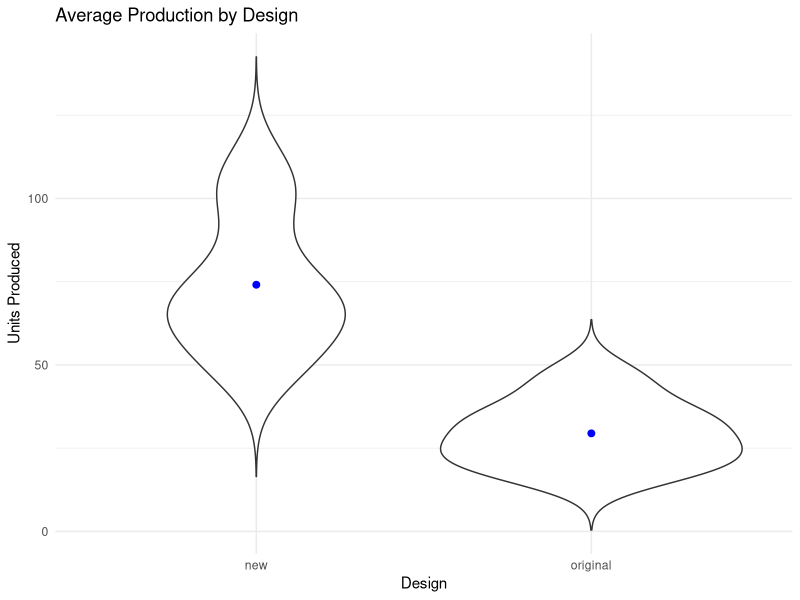
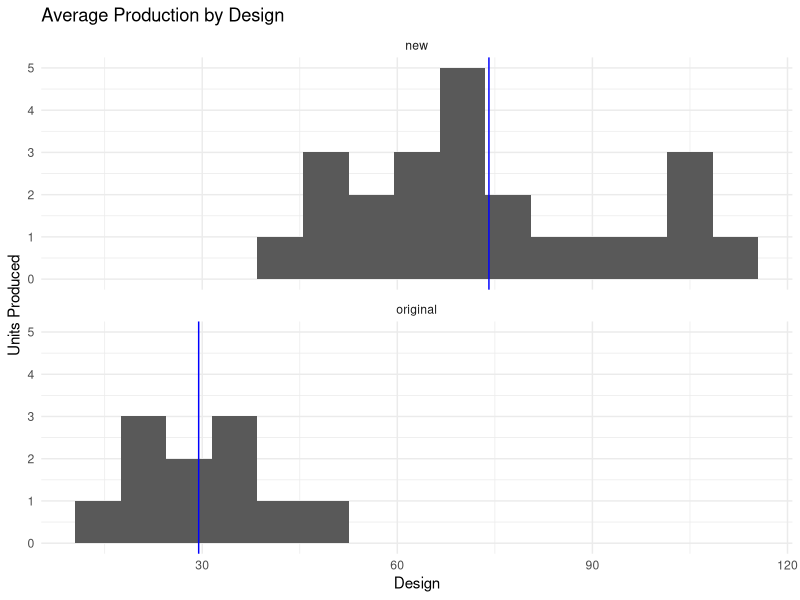
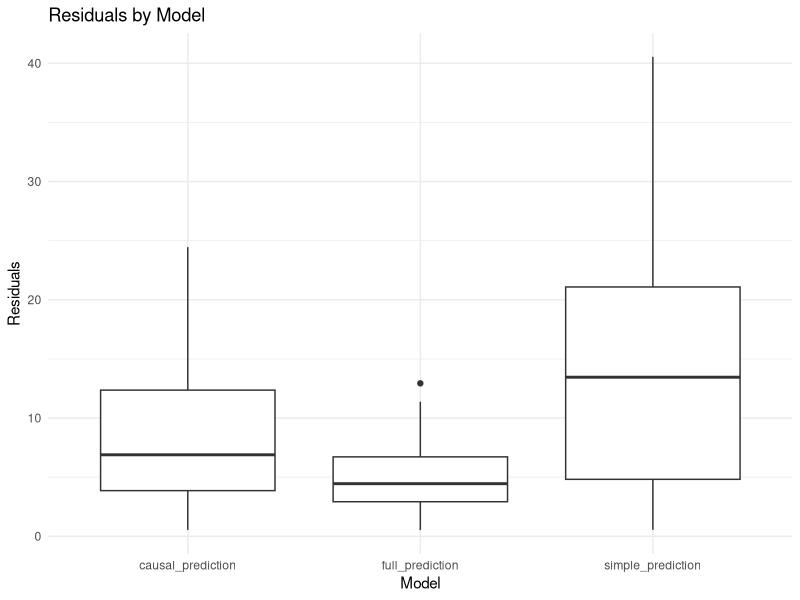

Reproduce these figures in R, in order.
## ---- chunk 1
library(tidyverse)
## ---- chunk 2
#| echo: false
rules_of_the_universe <- function(n, ate){
  # 40% of manufacturing teams are "highly skilled"
  tech_skill <- rbinom(n, 1, 0.4)
  # Chance of using the new design is 70% for high-skill teams, 40% otherwise
  design <- rbinom(n, 1, case_when(tech_skill == 1 ~ .7, TRUE ~ .4))
  # Speed depends on the model used
  speed <- round(rnorm(n, mean =  ate * (1 + design), sd = 2))
  # Units produced depends on speed and technical skills
  units_produced <- round(rnorm(n, mean = (speed + tech_skill * 30), sd = 10))
  # Supervisor evals depend on the # of units and the innovation involved
  evals <- round(rnorm(n, mean = 1 + units_produced/40 + design*2, sd = 0.01))
  evals <- case_when( (evals > 10) ~ 10,
                      (evals < 1) ~ 1,
                      TRUE ~ evals)
  # Change Factors
  tech_skill <- factor(case_when(tech_skill == 1 ~ "high_skill",
                          TRUE ~ "low_skill"))
  design <- factor(case_when(design == 1 ~ "new",
                          TRUE ~ "original"))
  mfg_dat <- data.frame(
    units_produced, design, tech_skill, speed, evals
  )
  return(mfg_dat) 
  }
## ---- chunk 3
set.seed(100) # Set the randomization so everyone gets the same data
mfg_dat <- rules_of_the_universe(34, 30)
mfg_dat |> glimpse()
## ---- chunk 4
mfg_dat |>
  ggplot(aes(x = design, y = units_produced)) +
  geom_violin(trim = FALSE) +
  labs(
    title = "Average Production by Design",
    y = "Units Produced",
    x = "Design"
  ) +
  stat_summary(fun = mean, geom = "point", color = "blue", size = 2) +
  theme_minimal()
## ---- chunk 5
summary_stats <- mfg_dat |>
  group_by(design) |>
  summarise(mean_units = mean(units_produced))

# alternative visualization!
mfg_dat |>
  ggplot(aes(x = units_produced), fill = design) +
  geom_histogram(binwidth = 7) +
  facet_wrap(~design, ncol = 1) +
  geom_vline(data = summary_stats, aes(xintercept = mean_units), color = "blue") +
  labs(
    title = "Average Production by Design",
    y = "Units Produced",
    x = "Design"
  ) +
  theme_minimal()

## ---- chunk 6
levels(mfg_dat$design)
## ---- chunk 7
mfg_dat <- mfg_dat |> mutate(design = fct_relevel(design, "original"))
levels(mfg_dat$design)
## ---- chunk 8
model_simple <- lm(units_produced ~ design, data = mfg_dat)
model_simple
## ---- chunk 9
confint(model_simple)
## ---- chunk 10
model_causal <- lm(formula = units_produced ~ design + tech_skill, data = mfg_dat)
model_causal
## ---- chunk 11
confint(model_causal)
## ---- chunk 12
model_full <- lm(units_produced ~ ., data = mfg_dat)
model_full 
## ---- chunk 13
model_causal
## ---- chunk 14
predicted_units <- model_causal$coefficients[1] + model_causal$coefficients[3]
predicted_units
## ---- chunk 15
set.seed(999)
mfg_new_dat <- rules_of_the_universe(50, 30)
true_units <- mfg_new_dat |> select(units_produced)
mfg_new_dat <- mfg_new_dat |> select(-units_produced)
mfg_new_dat |> glimpse()
## ---- chunk 16
mfg_new_dat <- mfg_new_dat |>
  mutate(causal_prediction = predict(model_causal, newdata = mfg_new_dat))
mfg_new_dat |>  sample_n(10)
## ---- chunk 17
mfg_new_dat <- mfg_new_dat |>
  mutate(full_prediction = predict(model_full, newdata = mfg_new_dat),
         simple_prediction = predict(model_simple, newdata = mfg_new_dat))
mfg_new_dat |>  sample_n(10)
## ---- chunk 18
predict_mfg_new_dat <- mfg_new_dat |>
  mutate(units_produced = true_units$units_produced) |>
  pivot_longer(cols = c(full_prediction, causal_prediction, simple_prediction),
                        names_to = "model",
                        values_to = "predicted_units")
predict_mfg_new_dat
## ---- chunk 19
predict_mfg_new_dat <- predict_mfg_new_dat |>
  mutate(residual = abs(units_produced - predicted_units))

predict_mfg_new_dat |> sample_n(10)
## ---- chunk 20
predict_mfg_new_dat |>
  ggplot(aes(x = model, y = residual)) +
  geom_boxplot() +
  labs(
    title = "Residuals by Model",
    y = "Residuals",
    x = "Model"
  ) +
  theme_minimal()

## ---- chunk 21
model_mse <- predict_mfg_new_dat |>
  group_by(model) |>
  summarise(MSE = mean(residual^2))
model_mse
